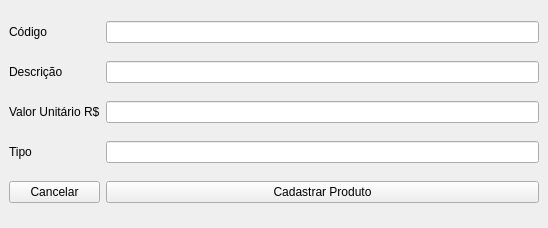
<?xml version="1.0" encoding="UTF-8"?>
<ui version="4.0">
 <class>MainWindow</class>
 <widget class="QMainWindow" name="MainWindow">
  <property name="geometry">
   <rect>
    <x>0</x>
    <y>0</y>
    <width>548</width>
    <height>228</height>
   </rect>
  </property>
  <property name="windowTitle">
   <string>MainWindow</string>
  </property>
  <widget class="QWidget" name="centralwidget">
   <layout class="QGridLayout" name="gridLayout">
    <item row="0" column="1">
     <widget class="QLineEdit" name="linecod"/>
    </item>
    <item row="1" column="1">
     <widget class="QLineEdit" name="linedesc"/>
    </item>
    <item row="3" column="1">
     <widget class="QLineEdit" name="linevalor"/>
    </item>
    <item row="4" column="1">
     <widget class="QLineEdit" name="linetipo"/>
    </item>
    <item row="0" column="0">
     <widget class="QLabel" name="label">
      <property name="text">
       <string>Código</string>
      </property>
     </widget>
    </item>
    <item row="1" column="0">
     <widget class="QLabel" name="label_2">
      <property name="text">
       <string>Descrição</string>
      </property>
     </widget>
    </item>
    <item row="3" column="0">
     <widget class="QLabel" name="label_3">
      <property name="text">
       <string>Valor Unitário R$</string>
      </property>
     </widget>
    </item>
    <item row="4" column="0">
     <widget class="QLabel" name="label_4">
      <property name="text">
       <string>Tipo</string>
      </property>
     </widget>
    </item>
    <item row="5" column="1">
     <widget class="QPushButton" name="btn_confirm">
      <property name="text">
       <string>Cadastrar Produto</string>
      </property>
     </widget>
    </item>
    <item row="5" column="0">
     <widget class="QPushButton" name="btn_cancel">
      <property name="text">
       <string>Cancelar</string>
      </property>
     </widget>
    </item>
   </layout>
  </widget>
 </widget>
 <resources/>
 <connections/>
</ui>
